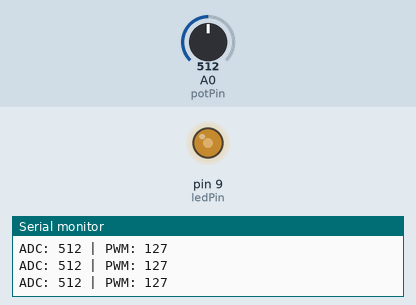
The sketch below on a simulated Arduino Uno, built with avr-gcc and run on an emulated ATmega328P. Shown: output pins drawn as LEDs (lit = HIGH), the last lines printed to the serial monitor. The inputs (shaded band) are chosen by the test bench; at power-on: A0 (potPin) = 512.

Above: at 1.2 s.
1.3 s: A0 (potPin) set to 408
At 2.2 s:
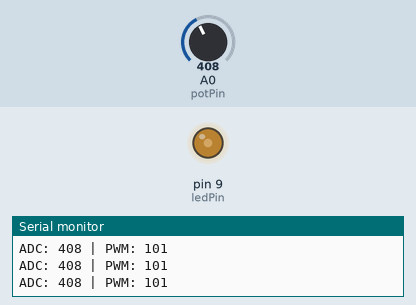
2.8 s: A0 (potPin) set to 388
At 4.0 s:
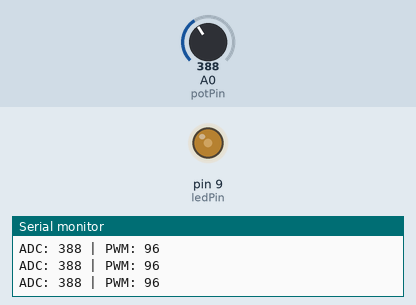
4.3 s: A0 (potPin) set to 716
At 5.1 s:
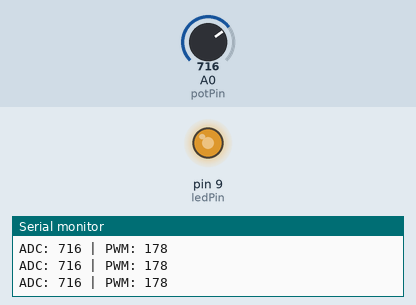
5.8 s: A0 (potPin) set to 109
At 6.9 s:
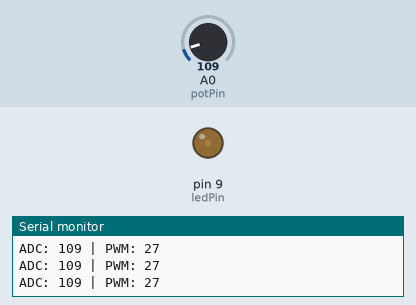
7.3 s: A0 (potPin) set to 89
At 8.5 s:
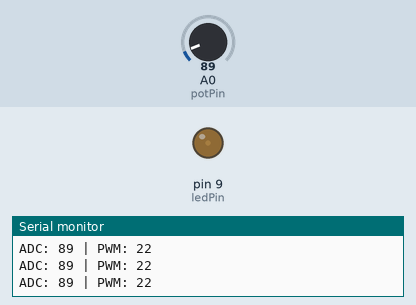
8.8 s: A0 (potPin) set to 900
At 9.7 s:
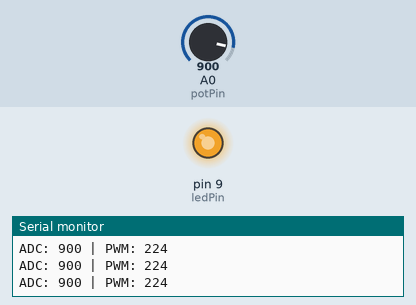
Timing chart, 0 to 11.3 s (numbered marks = the images above; inputs shaded):
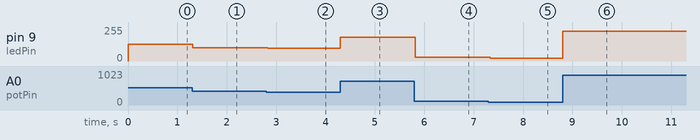

Measured:
- after the input at 1.3 s, pin 9 (ledPin): 127/255 → 101/255 at once
- after the input at 2.8 s, pin 9 (ledPin): 101/255 → 96/255 at once
- after the input at 4.3 s, pin 9 (ledPin): 96/255 → 178/255 at once
- after the input at 5.8 s, pin 9 (ledPin): 178/255 → 27/255 at once
- after the input at 7.3 s, pin 9 (ledPin): 27/255 → 22/255 at once
- after the input at 8.8 s, pin 9 (ledPin): 22/255 → 224/255 at once

The sketch:

PULSE.ino
```cpp
// ===================== PIN SETUP =====================
// Tentukan pin yang digunakan untuk potensiometer dan LED PWM
const int potPin = A0;   // pin analog
const int ledPin = 9;    // pin PWM

// ===================== VARIABEL =====================
// Variabel untuk menyimpan hasil pembacaan dan konversi PWM
int nilaiADC = 0;  // nilai awal
int pwm = 0;       // nilai awal

void setup() {

  // ===================== OUTPUT SETUP =====================
  // Atur pin LED sebagai output
  pinMode(ledPin, OUTPUT);

  // ===================== SERIAL MONITOR =====================
  // Aktifkan komunikasi serial untuk melihat data pembacaan
  Serial.begin(9600);
}

void loop() {

  // ===================== PEMBACAAN SENSOR =====================
  // Baca nilai analog dari potensiometer (rentang 0–1023)
  nilaiADC = analogRead(potPin);

  // ===================== PEMROSESAN DATA (SCALING) =====================
  // Ubah nilai ADC (0–1023) menjadi nilai PWM (0–255)
  pwm = map(nilaiADC,
            0,    // nilai minimum ADC
            1023, // nilai maksimum ADC
            0,    // PWM minimum
            255); // PWM maksimum

  // ===================== OUTPUT PWM =====================
  // Kirim sinyal PWM ke LED (mengatur kecerahan)
  analogWrite(ledPin, pwm);

  // ===================== MONITORING DATA =====================
  // Tampilkan data ADC dan PWM ke Serial Monitor
  Serial.print("ADC: ");
  Serial.print(nilaiADC);

  Serial.print(" | PWM: ");
  Serial.println(pwm);

  // ===================== STABILISASI SISTEM =====================
  // Delay untuk menstabilkan pembacaan dan tampilan data
  delay(50);
}
```
